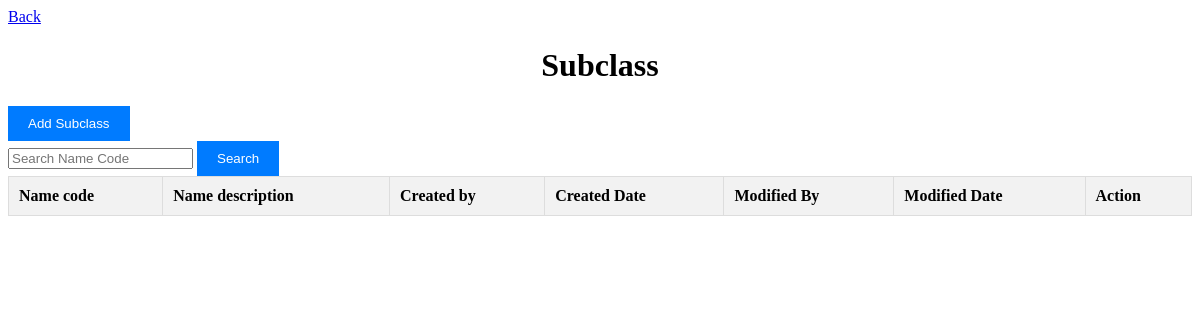
The page /subclass/ on the database as committed earlier.
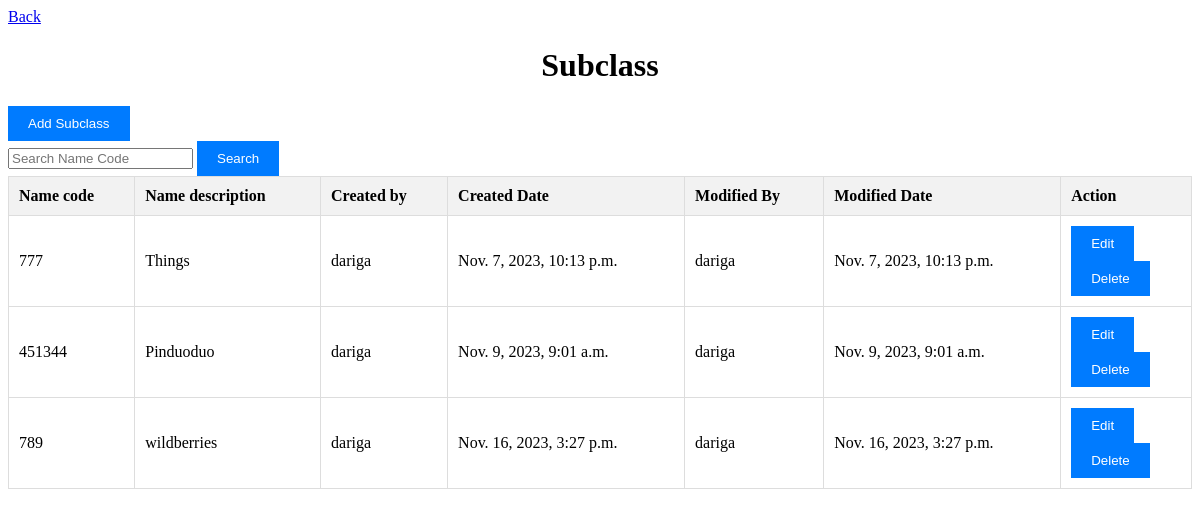
The same page on the database as committed later.
### admin_module/models.py (models this page shows, shortened)
class Subclass(models.Model):
    name_code = models.CharField(max_length=255, verbose_name='Код')
    name_description = models.CharField(max_length=255, verbose_name='Описание')
    created_by = models.CharField(max_length=10, verbose_name='Логин, кем создана запись')
    created_date = models.DateTimeField(auto_now_add=True, verbose_name='Дата создания')
    modified_by = models.CharField(max_length=10, verbose_name='Логин, вносивший изменение')
    modified_date = models.DateTimeField(auto_now=True, verbose_name='Дата изменения')
    class Meta:
        verbose_name = 'Вид почты'
        verbose_name_plural = 'Виды почты'

### admin_module/views_subclass.py (the view)
# urls.py: path('subclass/', views_subclass.subclass, name="subclass"),
def subclass(request):
    subclass_data = Subclass.objects.all()
    if request.method == 'POST':
        form = SubclassForm(request.POST)
        if form.is_valid():
            subclass = form.save(commit=False)
            subclass.created_by = request.user.username
            subclass.modified_by = request.user.username
            form.save()
        return redirect('admin_module:subclass')
    else:
        form = SubclassForm()
    return render(request, 'dictionaries/subclass.html', {'subclass_data': subclass_data, 'form': form,})

### admin_module/forms.py
class SubclassForm(forms.ModelForm):
    class Meta:
        model = Subclass
        fields = ['name_code', 'name_description']

### admin_module/templates/dictionaries/subclass.html (shortened to what this page needs)
{% load static %}
<!DOCTYPE html>
<html>
<head>
    <link rel="stylesheet" href="{% static 'style.css' %}">
</head>
<body>
    <a href="{% url 'admin_module:dictionaries' %}">Back</a>
    <h1>Subclass</h1>
    <button id="add-button">Add Subclass</button>
    <div class="search-box">
        <input type="text" id="search-name-code" placeholder="Search Name Code">
        <button id="search-button">Search</button>
    </div>
    <table>
        <thead>
            <tr>
                <th>Name code</th>
                <th>Name description</th>
                <th>Created by</th>
                <th>Created Date</th>
                <th>Modified By</th>
                <th>Modified Date</th>
                <th>Action</th>
            </tr>
        </thead>
        <tbody>
            {% for subclass in subclass_data %}
                <tr>
                    <td>{{ subclass.name_code }}</td>
                    <td>{{ subclass.name_description }}</td>
                    <td>{{ subclass.created_by }}</td>
                    <td>{{ subclass.created_date }}</td>
                    <td>{{ subclass.modified_by }}</td>
                    <td>{{ subclass.modified_date }}</td>
                    <td>
                        <form action="{% url 'admin_module:edit_subclass' subclass.id %}">
                            <button type="submit" class="edit-subclass">Edit</button>
                        </form>
                        <form action="{% url 'admin_module:delete_subclass' subclass.id %}">
                            <button type="submit" class="delete-subclass">Delete</button>
                        </form>
                    </td>
                </tr>
            {% endfor %}
        </tbody>
    </table>
</body>
</html>

Rows that differ between the two databases and show on the page:
added Subclass: name_code "777", name_description "Things", created_by "dariga", created_date "Nov. 7, 2023, 10:13 p.m.", modified_by "dariga", modified_date "Nov. 7, 2023, 10:13 p.m."
added Subclass: name_code "451344", name_description "Pinduoduo", created_by "dariga", created_date "Nov. 9, 2023, 9:01 a.m.", modified_by "dariga", modified_date "Nov. 9, 2023, 9:01 a.m."
added Subclass: name_code "789", name_description "wildberries", created_by "dariga", created_date "Nov. 16, 2023, 3:27 p.m.", modified_by "dariga", modified_date "Nov. 16, 2023, 3:27 p.m."
